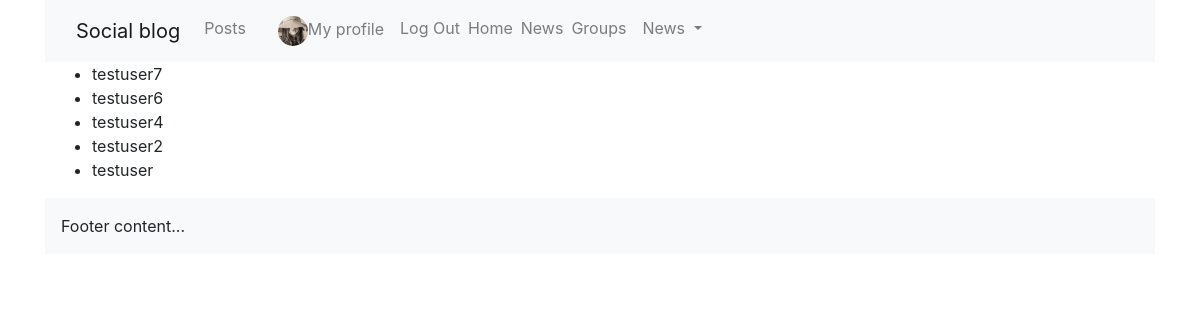
Page /profiles/to_invite/ (signed in) on the committed database.
### profiles/models.py (models this page shows, shortened)
class Profile(models.Model):
    first_name = models.CharField(max_length=100, blank=True)
    last_name = models.CharField(max_length=100, blank=True)
    user = models.OneToOneField(User, on_delete=models.CASCADE)
    bio = models.TextField(default='No bio...')
    friends = models.ManyToManyField(User, related_name='friends', blank=True)
    email = models.EmailField(max_length=200, blank=True)
    country = models.CharField(max_length=200,blank=True)
    avatar = models.ImageField(default='avatar.png', upload_to='avatars/')
    slug = models.SlugField(unique=True, blank=True)
    updated = models.DateTimeField(auto_now=True)
    created = models.DateTimeField(auto_now_add=True)
    objects = ProfileManager()
    def __str__(self):
        return f'{self.user.username}'   #-{self.created.strftime("%d-%m-%Y")}
    __initial_first_name = None
    __initial_last_name = None
    def __init__(self, *args, **kwargs):
        super().__init__(*args, **kwargs)
        self.__initial_first_name = self.first_name
        self.__initial_last_name = self.last_name
    class Meta:
        ordering = ['-created',]

### profiles/views.py (the view)
# urls.py: path('to_invite/', views.invite_profiles_list_view, name='invite_profiles_view'),
def invite_profiles_list_view(request):
    user = request.user
    qs = Profile.objects.get_all_profiles_to_invite(user)
    context = {'qs': qs}
    return render(request, 'profiles/to_invite_list.html', context)

### profiles/context_processors.py (called while the page is built)
def profile_pic(request):
    if request.user.is_authenticated:
        profile_obj = Profile.objects.get(user=request.user)
        pic = profile_obj.avatar
        return {'picture': pic}
    return {}

def invitations_no_rec(request):
    if request.user.is_authenticated:
        profile_obj = Profile.objects.get(user=request.user)
        qs_count = Relationship.objects.invitations_received(profile_obj).count()
        return {'invitations_no': qs_count}
    return {}

### profiles/models.py (called while the page is built)
    def get_all_profiles_to_invite(self, sender):
        profiles = Profile.objects.all().exclude(user=sender)
        profile = Profile.objects.get(user=sender)
        qs = Relationship.objects.filter(Q(sender=profile) | Q(receiver=profile))
        accepted = set([])
        for rel in qs:
            if rel.status == 'accepted':
                accepted.add(rel.receiver)
                accepted.add(rel.sender)
        available = [profile for profile in profiles if profile not in accepted]
        return available

    def invitations_received(self, receiver):
        qs = Relationship.objects.filter(receiver=receiver, status='send')
        return qs

### profiles/templates/profiles/to_invite_list.html
<!DOCTYPE html>
{% extends 'base.html' %}
{% block content %}
    <ul>
        {% for item in qs %}
          <li>{{item}}</li>
        {% endfor %}
    </ul>
{% endblock content %}

### rows in the picture
Profile: user.username "testuser7"
Profile: user.username "testuser6"
Profile: user.username "testuser4"
Profile: user.username "testuser2"
Profile: user.username "testuser"
